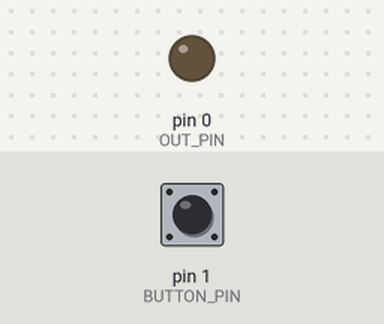
The sketch below on a simulated Arduino Uno, built with avr-gcc and run on an emulated ATmega328P. Shown: output pins drawn as LEDs (lit = HIGH). The test bench sets the inputs (shaded band); at power-on: pin 1 (BUTTON_PIN) LOW.

Above: at 1.2 s.
1.3 s: pin 1 (BUTTON_PIN) pulled HIGH for 1 s
At 2.1 s:
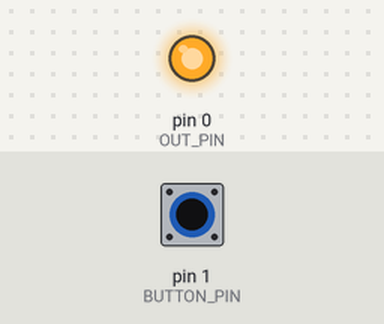
3.8 s: pin 1 (BUTTON_PIN) pulled HIGH for 3.2 s
At 7.8 s:
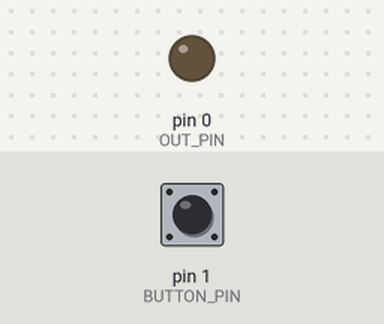
Timing chart, 0 to 9.3 s (numbered marks = the images above; inputs shaded):
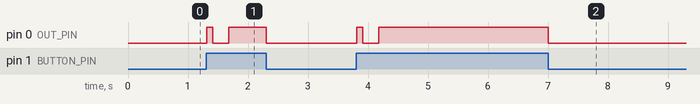

Measured:
- after the input at 1.3 s, pin 0 (OUT_PIN): LOW → HIGH at once, → LOW 0.10 s later, → HIGH 0.27 s later, → LOW 0.63 s later
- after the input at 3.8 s, pin 0 (OUT_PIN): LOW → HIGH at once, → LOW 0.10 s later, → HIGH 0.27 s later, → LOW 2.8 s later

The sketch:

FadeInStart.ino
```cpp
#define OUT_PIN 0
#define BUTTON_PIN 1
#define FADE_IN_TIME_SEC 1.5f

bool enabled = false;

void setup() {
    // Настраиваем низкое энергопотребление (Reset ножку не трогаем)
    for(char i = 0; i <= 4; i++){
        pinMode(i, INPUT_PULLUP);
    }

    pinMode(OUT_PIN, OUTPUT);
    pinMode(BUTTON_PIN, INPUT);

    digitalWrite(OUT_PIN, LOW);
}

void loop() {
    bool buttonStatus = (digitalRead(BUTTON_PIN) == HIGH);
    if(buttonStatus && !enabled){
        delay(10);
        buttonStatus = (digitalRead(BUTTON_PIN) == HIGH);

        if(buttonStatus){
            enabled = true;

            digitalWrite(OUT_PIN, HIGH);
            delay(100);

            const int delayValue = (int)(FADE_IN_TIME_SEC/255.0f*1000.0);
            for(int i = 75; i <= 255; i++){
                analogWrite(OUT_PIN, i);
                delay(delayValue);
                buttonStatus = (digitalRead(BUTTON_PIN) == HIGH);
                if(!buttonStatus){
                   break;
                }
            }

            digitalWrite(OUT_PIN, HIGH);
        }
    }
    if(!buttonStatus && enabled){
        enabled = false;
        digitalWrite(OUT_PIN, LOW);
    }
}
```
